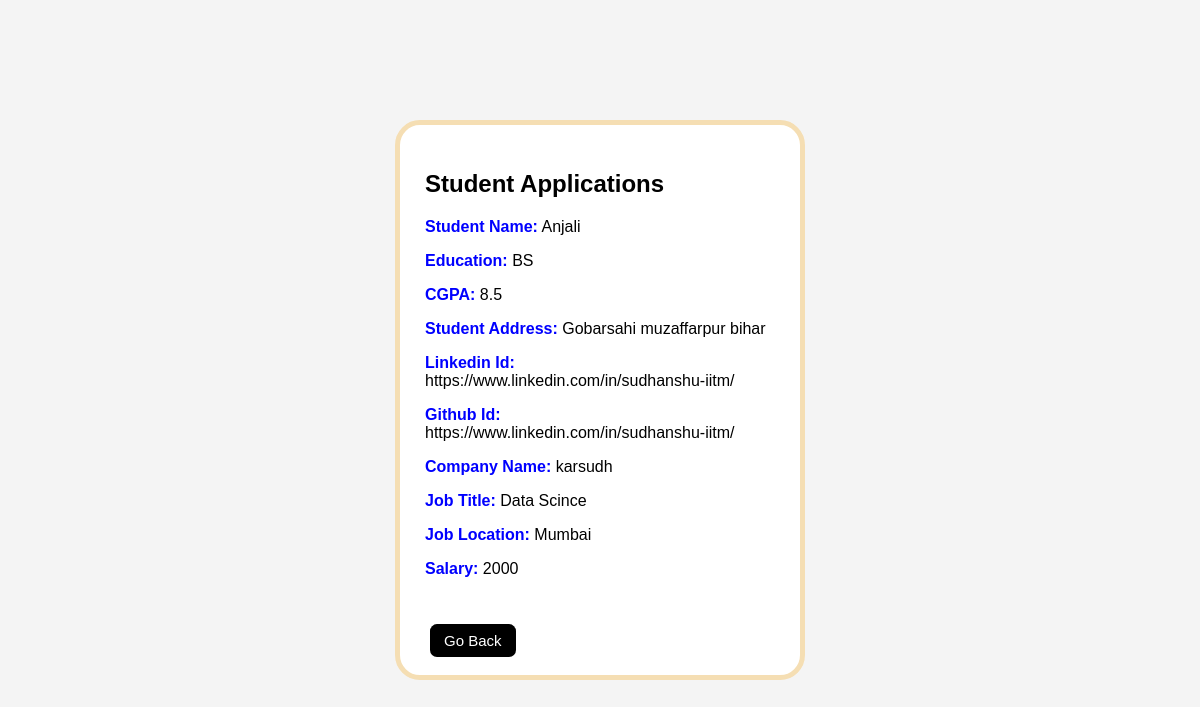
Before: /view_std_app/2/3 with the older database file.
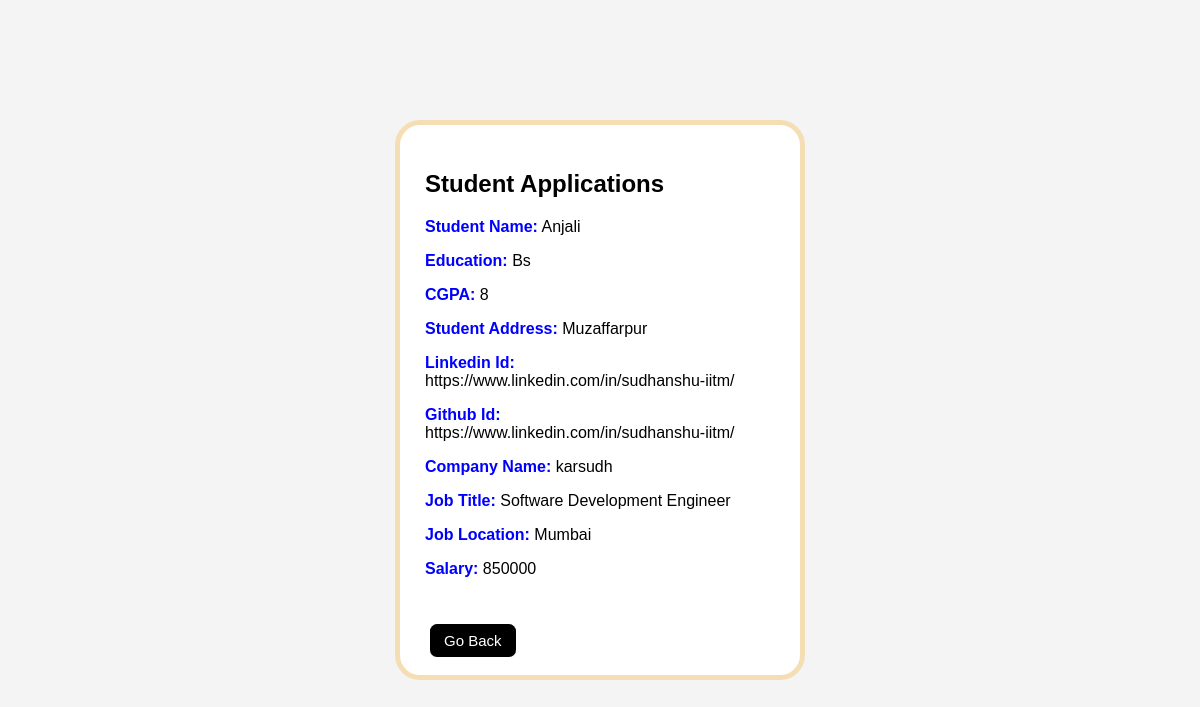
After: the same page with the newer database file.
### application/models.py (models this page shows)
class User(db.Model):
    __tablename__ = "user"
    id = db.Column(db.Integer, primary_key=True)
    full_name = db.Column(db.String(30), nullable=False)
    email = db.Column(db.String(50), unique=True, nullable=False)
    password = db.Column(db.String(50), nullable=False)
    education = db.Column(db.String(50))
    cgpa = db.Column(db.String(50))
    address = db.Column(db.String(50))
    linkdin = db.Column(db.String(100))
    github = db.Column(db.String(100))
    hobby = db.Column(db.String(100))
    type = db.Column(db.String(20), default="student", nullable=False)
    status = db.Column(db.String(20), default="active", nullable=False)
    applications = db.relationship("Application",backref="user",cascade="all, delete")

class Company(db.Model):
    __tablename__ = "company"
    id = db.Column(db.Integer, primary_key=True)
    name = db.Column(db.String(50), nullable=False)
    email = db.Column(db.String(50), unique=True, nullable=False)
    password = db.Column(db.String(50), nullable=False)
    company_no = db.Column(db.Integer,nullable=False)
    website = db.Column(db.String(100),nullable=False)
    approval_status = db.Column(db.String(20), default="pending", nullable=False)
    status = db.Column(db.String(20), default="active", nullable=False)
    jobs = db.relationship("Jobs", backref="company",cascade="all, delete")

class Jobs(db.Model):
    __tablename__ = "jobs"
    id = db.Column(db.Integer, primary_key=True)
    company_id = db.Column(db.Integer, db.ForeignKey("company.id"), nullable=False)
    job_title = db.Column(db.String(50), nullable=False)
    job_description = db.Column(db.String(200) ,nullable=False)
    eligibility = db.Column(db.String(100) ,nullable=False)
    salary = db.Column(db.Integer ,nullable=False)
    location = db.Column(db.String(100),nullable=False)
    job_deadline = db.Column(db.Date)
    job_status = db.Column(db.String(20), default="pending", nullable=False)
    applications = db.relationship("Application", backref="jobs",cascade="all, delete")

### application/controllers.py (the view)
@app.route("/view_std_app/<int:std_id>/<int:job_id>",methods=["GET","POST"])
def view_std_app(std_id,job_id):
    this_std=User.query.filter_by(id=std_id).first()
    this_job=Jobs.query.filter_by(id=job_id).first()
    return render_template("sdt_appli_admin.html",this_std=this_std,this_job=this_job)

### templates/sdt_appli_admin.html (shortened to what this page needs)
<!DOCTYPE html>
<html lang="en">
<head>
    <link rel="stylesheet" href="/static/Job_details.css">
</head>
<body>
<div class="job-card">
    <div class="job-left">
        <h2> Student Applications </h2>
        <p><strong class="label">Student Name:</strong> {{ this_std.full_name }}</p>
        <p><strong class="label">Education:</strong> {{ this_std.education }}</p>
        <p><strong class="label">CGPA:</strong> {{ this_std.cgpa }}</p>
        <p><strong class="label">Student Address:</strong> {{ this_std.address }}</p>
        <p><strong class="label">Linkedin Id:</strong> {{ this_std.linkdin }}</p>
        <p><strong class="label">Github Id:</strong> {{ this_std.github }}</p>
        <p><strong class="label">Company Name:</strong> {{ this_job.company.name }}</p>
        <p><strong class="label">Job Title:</strong> {{ this_job.job_title }}</p>
        <p><strong class="label">Job Location:</strong> {{ this_job.location }}</p>
        <p><strong class="label">Salary:</strong> {{ this_job.salary }}</p> <br>
        <div class="actions">
            <a href="/admin_dash" class="btn btn-black">Go Back</a>
        </div>
    </div>
</div>
</body>
</html>

Changed rows visible on the page:
changed User "Anjali": education "BS" → "Bs"; cgpa "8.5" → "8"; address "Gobarsahi muzaffarpur bihar" → "Muzaffarpur"
changed Jobs "Mumbai": job_title "Data Scince" → "Software Development Engineer"; salary "2000" → "850000"
